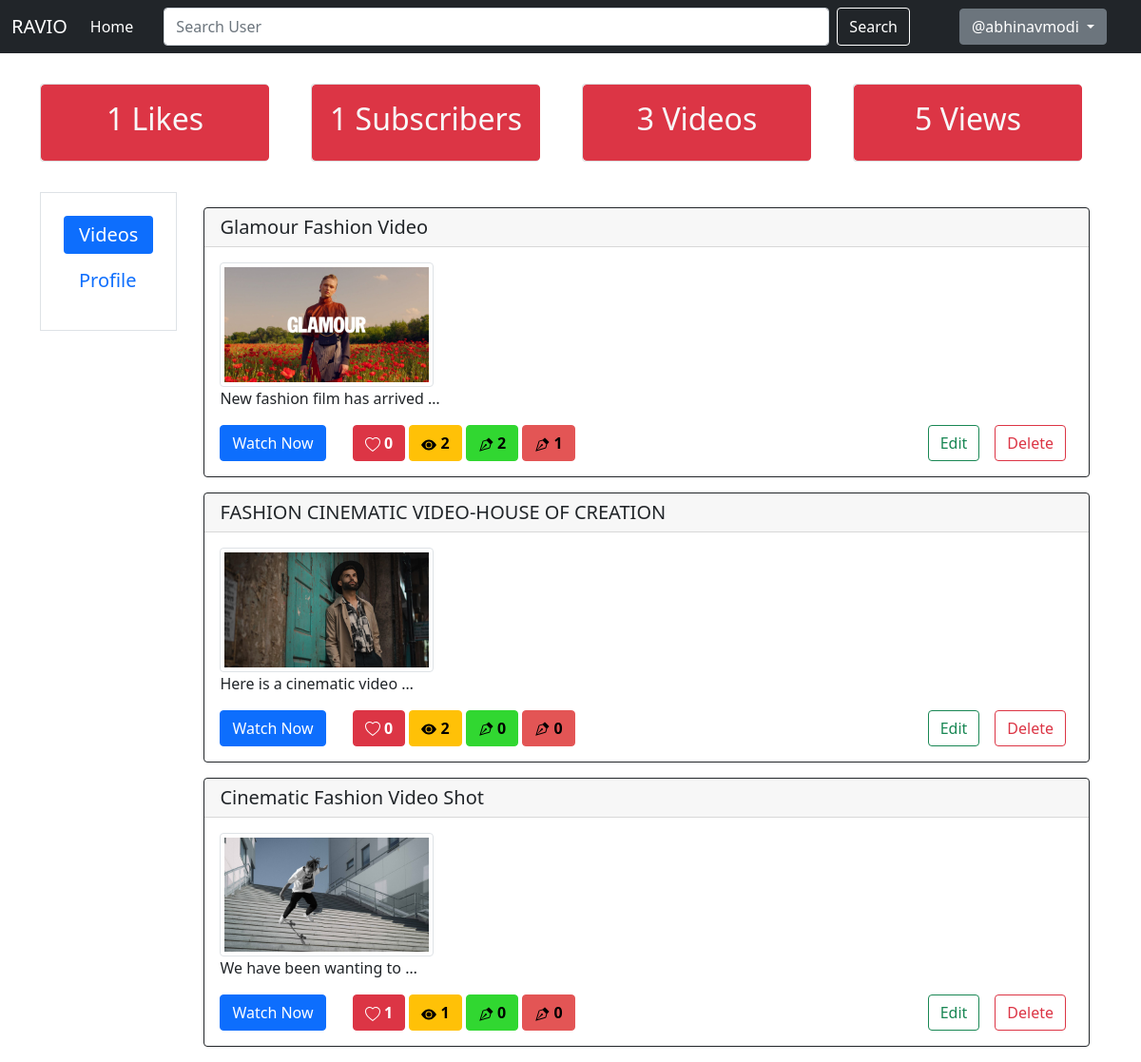
Page /abhinavmodi/dashboard/ (signed in) on the committed database.
### videoapp/models.py (models this page shows, shortened)
class UserData(models.Model):
    user = models.OneToOneField(User, on_delete=models.CASCADE)
    about = models.TextField()
    profile_pic = models.ImageField(upload_to='pic/', default='pic/default.jpg')
    subscribers = models.ManyToManyField(User, related_name='subscribers')

class VideoPost(models.Model):
    user = models.ForeignKey(User, on_delete=models.CASCADE)
    title = models.CharField(max_length=100)
    desc = models.TextField()
    video_file = models.FileField(upload_to='videos/')
    thumbnail = models.ImageField(upload_to='videos/thumbnail/', default='none')
    category = models.CharField(max_length=50, default='none')
    pub_date = models.DateField(auto_now_add=True)
    likes = models.ManyToManyField(User, related_name='likes')
    video_views = models.ManyToManyField(User, related_name='video_views')
    positive_comment = models.IntegerField(default=0)
    negative_comment = models.IntegerField(default=0)

### videoapp/views.py (the view)
# urls.py: path('<str:session_username>/dashboard/', views.dashboard, name='dashboard'),
def dashboard(request, session_username):
    user_videos = VideoPost.objects.filter(user__username=request.user.username).order_by('-id')
    user_data = UserData.objects.get_or_create(user=User.objects.get(username=request.user.username))[0]
    user_video_likes = 0
    user_videos_views = 0
    for video in user_videos:
        user_video_likes += video.likes.count()
        user_videos_views += video.video_views.count()
    params = {'videos': user_videos, 'user_data': user_data, 'total_likes':user_video_likes, 'total_views': user_videos_views}
    return render(request, 'dashboard.html', params)

### templates/dashboard.html (shortened to what this page needs)
{% extends 'base.html' %} {% load static %} {% block body %}
<div class="container my-3 py-3">
  <div class="row">
    <div class="col-sm-3">
      <div class="card" style="width: 15rem">
        <div
          class="card border border-danger bg-danger text-light"
          style="width: 15rem"
        >
          <div class="card-body">
            <h2 class="card-title text-center">
              <span id="text_v_likes">{{total_likes}}</span> Likes
            </h2>
          </div>
        </div>
      </div>
    </div>
    <div class="col-sm-3">
      <div class="card" style="width: 15rem">
        <div
          class="card border border-danger bg-danger text-light"
          style="width: 15rem"
        >
          <div class="card-body">
            <h2 class="card-title text-center">
              {{user_data.subscribers.all.count}} Subscribers
            </h2>
          </div>
        </div>
      </div>
    </div>
    <div class="col-sm-3">
      <div class="card" style="width: 15rem">
        <div
          class="card border border-danger bg-danger text-light"
          style="width: 15rem"
        >
          <div class="card-body">
            <h2 class="card-title text-center">
              <span id="text_v_count">{{videos.count}}</span> Videos
            </h2>
          </div>
        </div>
      </div>
    </div>
    <div class="col-sm-3">
      <div class="card" style="width: 15rem">
        <div
          class="card border border-danger bg-danger text-light"
          style="width: 15rem"
        >
          <div class="card-body">
            <h2 class="card-title text-center">
              <span id="text_v_count">{{total_views}}</span> Views
            </h2>
          </div>
        </div>
      </div>
    </div>
  </div>
</div>
<div class="container">
  <div class="d-flex align-items-start">
    <div
      class="nav flex-column nav-pills px-4 py-4 me-3 border"
      id="v-pills-tab"
      role="tablist"
      aria-orientation="vertical"
    >
      <a
        class="nav-link active h5"
        id="v-pills-home-tab"
        data-bs-toggle="pill"
        href="#v-pills-home"
        role="tab"
        aria-controls="v-pills-home"
        aria-selected="true"
        >Videos</a
      >
      <a
        class="nav-link h5"
        id="v-pills-profile-tab"
        data-bs-toggle="pill"
        href="#v-pills-profile"
        role="tab"
        aria-controls="v-pills-profile"
        aria-selected="false"
        >Profile</a
      >
    </div>
    <div class="tab-content" id="v-pills-tabContent">
      <div
        class="tab-pane fade show active"
        id="v-pills-home"
        role="tabpanel"
        aria-labelledby="v-pills-home-tab"
      >
        <div class="container">
          {% for video in videos %}
          <div class="card my-3 border-dark" id="{{video.id}}">
            <h5 class="card-header">{{video.title}}</h5>
            <div class="card-body">
              <img
                src="{% static video.thumbnail.url %}"
                class="img-thumbnail w-25"
              />
              <p class="card-text">{{video.desc|truncatewords:5}}</p>
              <a href="{% url 'watch_video' video.id %}" class="btn btn-primary"
                >Watch Now</a
              >
              <span class="mx-4">
                <button class="btn btn-danger">
                  <b>{{video.likes.count}}</b>
                </button>
                <button class="btn btn-warning">
                  <svg
                    xmlns="http://www.w3.org/2000/svg"
                    width="16"
                    height="16"
                    fill="currentColor"
                    class="bi bi-eye-fill"
                    viewBox="0 0 16 16"
                  >
                    <path d="M10.5 8a2.5 2.5 0 1 1-5 0 2.5 2.5 0 0 1 5 0z" />
                    <path
                      d="M0 8s3-5.5 8-5.5S16 8 16 8s-3 5.5-8 5.5S0 8 0 8zm8 3.5a3.5 3.5 0 1 0 0-7 3.5 3.5 0 0 0 0 7z"
                    />
                  </svg>
                  <b>{{video.video_views.count}}</b>
                </button>
                <button
                  class="btn btn-info"
                  style="
                    background-color: rgb(49, 215, 49);
                    border-color: rgb(49, 215, 49);
                  "
                >
                  <b>{{video.positive_comment}}</b>
                </button>
                <button
                  class="btn btn-info"
                  style="
                    background-color: rgb(227, 85, 85);
                    border-color: rgb(227, 85, 85);
                  "
                >
                  <b>{{video.negative_comment}}</b>
                </button>
              </span>
              <a
                class="btn btn-outline-danger mx-2 del_btn"
                id="{{video.id}}"
                style="float: right"
                >Delete</a
              >
              <a
                href="#"
                class="btn btn-outline-success mx-2"
                data-bs-toggle="modal"
                data-bs-target="#exampleModal{{video.id}}"
                style="float: right"
                >Edit</a
              >
            </div>
          </div>
          {% endfor %}
        </div>
      </div>
    </div>
  </div>
</div>
{% endblock %}

### templates/base.html (shortened to what this page needs)
<!DOCTYPE html>
<html lang="en">
  <head>
    <link
      rel="stylesheet"
      href="https://cdnjs.cloudflare.com/ajax/libs/animate.css/4.1.1/animate.min.css"
    />
    <link
      href="https://cdn.jsdelivr.net/npm/bootstrap@5.0.0-beta1/dist/css/bootstrap.min.css"
      rel="stylesheet"
    />
  </head>
  <body>
    {% load static %}
    <nav class="navbar navbar-expand-lg navbar-dark bg-dark">
      <div class="container-fluid">
        <a class="navbar-brand" href="{% url 'home' %}">RAVIO</a>
        <div class="collapse navbar-collapse" id="navbarSupportedContent">
          <ul class="navbar-nav me-auto mb-2 mb-lg-0">
            <li class="nav-item">
              <a
                class="nav-link active"
                aria-current="page"
                href="{% url 'home' %}"
                >Home</a
              >
            </li>
            <form class="d-flex" action="{% url 'search' %}" method="get">
              <input
                class="form-control me-2 mx-4"
                name="search_query"
                style="width: 700px"
                type="search"
                placeholder="Search User"
                aria-label="Search"
              />
              <button
                class="btn btn-outline-success"
                type="submit"
                style="color: white; border-color: white"
              >
                Search
              </button>
            </form>
          </ul>
          {% if not user.is_authenticated %}
          <button
            class="btn btn-outline-success mx-3"
            data-bs-toggle="modal"
            data-bs-target="#loginModal"
          >
            Login
          </button>
          <button
            class="btn btn-outline-warning"
            data-bs-toggle="modal"
            data-bs-target="#signupModal"
          >
            Signup
          </button>
          {% else %}
          <div class="btn-group mx-4">
            <button
              type="button"
              class="btn btn-secondary dropdown-toggle"
              data-bs-toggle="dropdown"
              data-bs-display="static"
              aria-expanded="false"
            >
              @{{request.user}}
            </button>
          </div>
          {% endif %}
        </div>
      </div>
    </nav>
     {% block body%}{% endblock %}
  </body>
</html>

### rows in the picture
UserData: subscribers.all.count "1"
VideoPost: title "Glamour Fashion Video", thumbnail (picture), desc "New fashion film has arrived …", likes.count "0", video_views.count "2", positive_comment "2", negative_comment "1"
VideoPost: title "FASHION CINEMATIC VIDEO-HOUSE OF CREATION", thumbnail (picture), desc "Here is a cinematic video …", likes.count "0", video_views.count "2", positive_comment "0", negative_comment "0"
VideoPost: title "Cinematic Fashion Video Shot", thumbnail (picture), desc "We have been wanting to …", likes.count "1", video_views.count "1", positive_comment "0", negative_comment "0"

### other values in the picture
{{ request.user }} "abhinavmodi"
{{ total_likes }} "1"
{{ videos.count }} "3"
{{ total_views }} "5"
